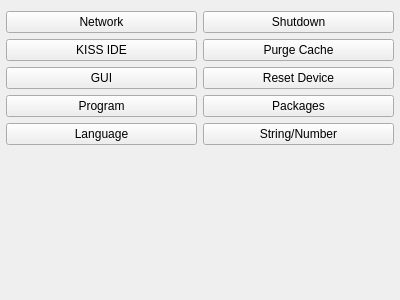
<?xml version="1.0" encoding="UTF-8"?>
<ui version="4.0">
 <class>SettingsWidget</class>
 <widget class="QWidget" name="SettingsWidget">
  <property name="geometry">
   <rect>
    <x>0</x>
    <y>0</y>
    <width>400</width>
    <height>300</height>
   </rect>
  </property>
  <property name="windowTitle">
   <string>Settings</string>
  </property>
  <layout class="QVBoxLayout" name="verticalLayout_4">
   <property name="leftMargin">
    <number>6</number>
   </property>
   <property name="rightMargin">
    <number>6</number>
   </property>
   <property name="bottomMargin">
    <number>0</number>
   </property>
   <item>
    <layout class="QHBoxLayout" name="horizontalLayout">
     <item>
      <layout class="QVBoxLayout" name="verticalLayout_3">
       <item>
        <widget class="QPushButton" name="networkSettings">
         <property name="text">
          <string>Network</string>
         </property>
         <property name="icon">
          <iconset resource="../rc/icons.qrc">
           <normaloff>:/icons/drive_network.png</normaloff>:/icons/drive_network.png</iconset>
         </property>
        </widget>
       </item>
       <item>
        <widget class="QPushButton" name="kissIdeSettings">
         <property name="text">
          <string>KISS IDE</string>
         </property>
         <property name="icon">
          <iconset resource="../rc/icons.qrc">
           <normaloff>:/icons/bricks.png</normaloff>:/icons/bricks.png</iconset>
         </property>
        </widget>
       </item>
       <item>
        <widget class="QPushButton" name="guiSettings">
         <property name="text">
          <string>GUI</string>
         </property>
         <property name="icon">
          <iconset resource="../rc/icons.qrc">
           <normaloff>:/icons/application_view_tile.png</normaloff>:/icons/application_view_tile.png</iconset>
         </property>
        </widget>
       </item>
       <item>
        <widget class="QPushButton" name="programSettings">
         <property name="text">
          <string>Program</string>
         </property>
         <property name="icon">
          <iconset resource="../rc/icons.qrc">
           <normaloff>:/icons/application_osx_terminal.png</normaloff>:/icons/application_osx_terminal.png</iconset>
         </property>
        </widget>
       </item>
       <item>
        <widget class="QPushButton" name="pushButton">
         <property name="text">
          <string>Language</string>
         </property>
         <property name="icon">
          <iconset resource="../rc/icons.qrc">
           <normaloff>:/icons/world.png</normaloff>:/icons/world.png</iconset>
         </property>
        </widget>
       </item>
       <item>
        <spacer name="verticalSpacer_2">
         <property name="orientation">
          <enum>Qt::Vertical</enum>
         </property>
         <property name="sizeHint" stdset="0">
          <size>
           <width>20</width>
           <height>40</height>
          </size>
         </property>
        </spacer>
       </item>
      </layout>
     </item>
     <item>
      <layout class="QVBoxLayout" name="verticalLayout_2">
       <item>
        <widget class="QPushButton" name="pushButton_5">
         <property name="text">
          <string>Shutdown</string>
         </property>
         <property name="icon">
          <iconset resource="../rc/icons.qrc">
           <normaloff>:/icons/stop.png</normaloff>:/icons/stop.png</iconset>
         </property>
        </widget>
       </item>
       <item>
        <widget class="QPushButton" name="pushButton_8">
         <property name="text">
          <string>Purge Cache</string>
         </property>
         <property name="icon">
          <iconset resource="../rc/icons.qrc">
           <normaloff>:/icons/database_delete.png</normaloff>:/icons/database_delete.png</iconset>
         </property>
        </widget>
       </item>
       <item>
        <widget class="QPushButton" name="pushButton_7">
         <property name="text">
          <string>Reset Device</string>
         </property>
         <property name="icon">
          <iconset resource="../rc/icons.qrc">
           <normaloff>:/icons/arrow_refresh.png</normaloff>:/icons/arrow_refresh.png</iconset>
         </property>
        </widget>
       </item>
       <item>
        <widget class="QPushButton" name="pushButton_2">
         <property name="text">
          <string>Packages</string>
         </property>
         <property name="icon">
          <iconset resource="../rc/icons.qrc">
           <normaloff>:/icons/package.png</normaloff>:/icons/package.png</iconset>
         </property>
        </widget>
       </item>
       <item>
        <widget class="QPushButton" name="stringNumber">
         <property name="text">
          <string>String/Number</string>
         </property>
        </widget>
       </item>
       <item>
        <spacer name="verticalSpacer">
         <property name="orientation">
          <enum>Qt::Vertical</enum>
         </property>
         <property name="sizeHint" stdset="0">
          <size>
           <width>20</width>
           <height>40</height>
          </size>
         </property>
        </spacer>
       </item>
      </layout>
     </item>
    </layout>
   </item>
  </layout>
 </widget>
 <resources>
  <include location="../rc/icons.qrc"/>
 </resources>
 <connections/>
</ui>
